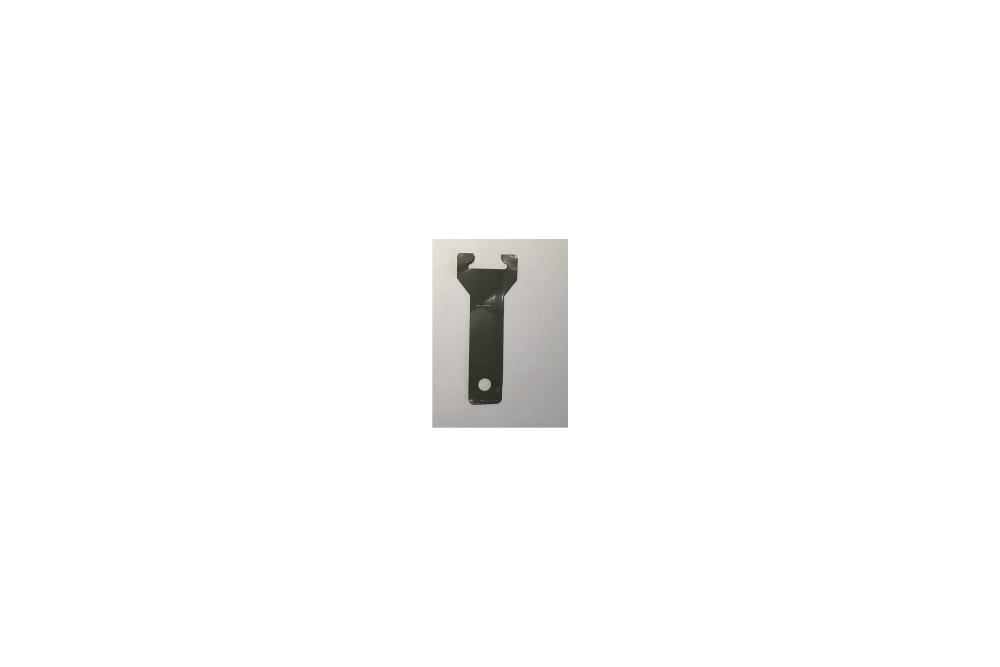
#> input picture imv1.jpg, 3000 x 2000 px (shown at 1/3 size); the run also reads 2 pictures not shown here
$ python gen.py
#> lines starting #> are read from the running program, lines starting #| are printed output that depends on the picture; after the words box and inside, x2 and y2 are one past the last pixel; in counts of white or black regions, pixels touching at a corner belong together
import random
import numpy as np
import cv2 as cv
import os
from labelme import utils
from tqdm import tqdm
import yaml
import PIL


def gen_background(w, h):
    img = np.zeros([h, w, 3], np.uint8) + 255
    return img


def point_transform(point, M):
    px = M[0][0] * point[0] + M[0][1] * point[1] + M[0][2]
    py = M[1][0] * point[0] + M[1][1] * point[1] + M[1][2]
    return [int(px), int(py)]


def target_rotate(ftimg, rotate, scale, pts):
    h, w, _ = ftimg.shape
    matRotate = cv.getRotationMatrix2D((h * 0.5, w * 0.5), rotate, scale)
    dst = cv.warpAffine(ftimg, matRotate, (4000, 4000))
    # cv.imshow("backimage", dst)
    # cv.waitKey(0)
    pts_t = []
    for point in pts:
        dst_point = point_transform(point, matRotate)
        pts_t.append(dst_point)
    return dst, pts_t


def Gen_Cheese_Datas(bgimg, ftimg, pts, location, rotate, scale):
    deltax = location[0]
    deltay = location[1]
    ftimg, dst_points = target_rotate(ftimg, rotate, scale, pts)

    poi_min = np.min(dst_points, 0) - 5
    poi_max = np.max(dst_points, 0) + 5
    for j in range(len(dst_points)):
        dst_points[j][0] = dst_points[j][0] - poi_min[0]
        dst_points[j][1] = dst_points[j][1] - poi_min[1]
    ftimg = ftimg[poi_min[1]:poi_max[1], poi_min[0]:poi_max[0]]
    # cv.imshow("backimage", ftimg)
    # cv.waitKey(0)
    rows, cols = ftimg.shape[:2]
    if (bgimg.shape[:2][0] > (rows + deltax)) & (bgimg.shape[:2][1] > (cols + deltay)):
        roi = bgimg[deltax:rows + deltax, deltay:cols + deltay]

        mask = np.zeros(ftimg.shape[:2], np.uint8)
        pts = np.array(dst_points, np.int32)
        mask = cv.polylines(mask, [pts], True, (255, 255, 255))
        mask = cv.fillPoly(mask, [pts], (255, 255, 255))
        notmask = cv.bitwise_not(mask)
        # print(np.shape(roi),np.shape(notmask))
        # cv.imshow("backimage", notmask)
        # cv.waitKey(0)
        backimage = cv.bitwise_and(roi, roi, mask=notmask)
        frontpic = cv.bitwise_and(ftimg, ftimg, mask=mask)

        result = cv.add(backimage, frontpic)

        resultimg = bgimg.copy()
        resultimg[deltax:rows + deltax, deltay:cols + deltay] = result
        for i in range(len(dst_points)):
            dst_points[i][0] = dst_points[i][0] + location[1]
            dst_points[i][1] = dst_points[i][1] + location[0]
        return resultimg, dst_points
    else:
        return bgimg, None


def save_label_info(img, name, dir_label, dir_info, dir_vis, shape_):
    label_name_to_value = {'_background_': 0, "1": 1, "2": 2, "3": 3}
    # [8 lines of commented-out code are left out]
    label_values, label_names = [], []
    for ln, lv in sorted(label_name_to_value.items(), key=lambda x: x[1]):
        # print(ln,lv)
        label_values.append(lv)
        label_names.append(ln)
    assert label_values == list(range(len(label_values)))

    lbl = utils.shapes_to_label(img.shape, shape_, label_name_to_value)  # 'instance'
    # print(ins)

    captions = ['{}: {}'.format(lv, ln)
                for ln, lv in label_name_to_value.items()]
    lbl_viz = utils.draw_label(lbl, img, captions)

    # ins_viz=utils.draw_label(lbl, img, captions)
    # PIL.Image.fromarray(img).save('img.png')
    # PIL.Image.fromarray(lbl).save(osp.join(out_dir, 'label.png'))
    utils.lblsave(dir_label + name + '.png', lbl)
    PIL.Image.fromarray(lbl_viz).save(dir_vis + name + '.png')

    # [5 lines of commented-out code are left out]
    info = dict(label_names=label_names)
    with open(dir_info + name + '.yaml', 'w') as f:
        yaml.safe_dump(info, f, default_flow_style=False)


if __name__ == '__main__':
    path="PM1"
    if not os.path.exists(path):
        os.mkdir(path)
    out_dir_img = path+"/img/"
    out_dir_label = path+"/label/"
    out_dir_info = path+"/info/"
    out_dir_vis = path+"/vis/"
    label_name = ["1", "2", "3"]
    if not os.path.exists(out_dir_img):
        os.mkdir(out_dir_img)
    if not os.path.exists(out_dir_label):
        os.mkdir(out_dir_label)
    if not os.path.exists(out_dir_info):
        os.mkdir(out_dir_info)
    if not os.path.exists(out_dir_vis):
        os.mkdir(out_dir_vis)
    # root="data/" #保存目录

    pts1 = [[1371, 766], [1370, 834], [1410, 883], [1404, 1202], [1411, 1210],
            [1421, 1214], [1498, 1211], [1505, 1202], [1508, 1147], [1510, 889],
            [1551, 840], [1552, 773], [1547, 763], [1502, 763], [1502, 777], [1510, 787],
            [1518, 792], [1521, 796], [1520, 802], [1513, 806], [1414, 804], [1406, 803],
            [1403, 797], [1403, 788], [1413, 783], [1420, 775], [1422, 767], [1422, 759],
            [1380, 758]] # target在原图片中的轮廓点
    pts2 = [[1371, 766], [1370, 834], [1410, 883], [1404, 1202], [1411, 1210],
            [1421, 1214], [1498, 1211], [1505, 1202], [1508, 1147], [1510, 889],
            [1551, 840], [1552, 773], [1547, 763], [1502, 763], [1502, 777], [1510, 787],
            [1518, 792], [1521, 796], [1520, 802], [1513, 806], [1414, 804], [1406, 803],
            [1403, 797], [1403, 788], [1413, 783], [1420, 775], [1422, 767], [1422, 759],
            [1380, 758]] # target在原图片中的轮廓点
    pts3 = [[1371, 766], [1370, 834], [1410, 883], [1404, 1202], [1411, 1210],
            [1421, 1214], [1498, 1211], [1505, 1202], [1508, 1147], [1510, 889],
            [1551, 840], [1552, 773], [1547, 763], [1502, 763], [1502, 777], [1510, 787],
            [1518, 792], [1521, 796], [1520, 802], [1513, 806], [1414, 804], [1406, 803],
            [1403, 797], [1403, 788], [1413, 783], [1420, 775], [1422, 767], [1422, 759],
            [1380, 758]] # target在原图片中的轮廓点

    frontimg1 = cv.imread('imv1.jpg')  # target原图片
#> frontimg1 is the input picture: shape (2000, 3000, 3); mean B, G, R 251.1, 251.3, 251.4
    frontimg2 = cv.imread("imv2.jpg")
    frontimg3 = cv.imread("imv3.jpg")
    pts = [pts1, pts2, pts3]
    frontimgs = [frontimg1, frontimg2, frontimg3]
    for i in tqdm(range(50)):  # 生成图片(生成失败的跳过)
        # Time=time.strftime('%Y-%m-%d-%H-%M-%S')
        Time = '%06d' % i
        bgimg = cv.imread('bg_whaite.jpg')  # 背景图片
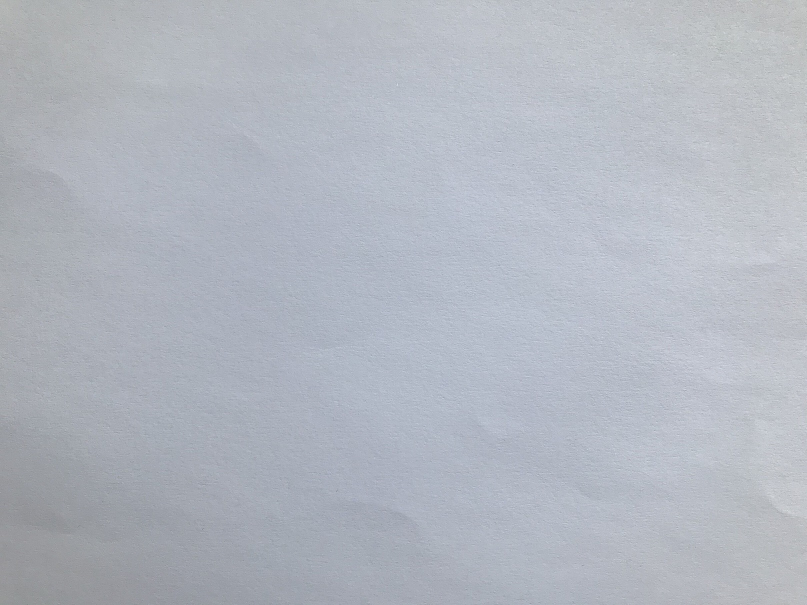
#> input picture bg_whaite.jpg, 1613 x 1210 px (shown at 1/2 size)
#> bgimg is the input picture: shape (1210, 1613, 3); mean B, G, R 192.2, 182.9, 177.9
        h, w, _ = bgimg.shape
#> h = 1210; w = 1613
        ran_tar_nums = random.randrange(1, 5)  # 随机生成目标数
        nums = 0
        shapes = []
        for j in range(ran_tar_nums):
            ran_x = random.randrange(0, h)
            ran_y = random.randrange(0, w)
            ran_id = random.randrange(0, 3)
            ran_rotate = random.randrange(0, 360)
            # [4 lines of commented-out code are left out]
            bgimg, dst = Gen_Cheese_Datas(bgimg, frontimgs[ran_id], pts[ran_id], (ran_x, ran_y), ran_rotate,
                                          0.3)  # 生成合成图片
            shape = {}
            if dst != None:

                shape['label'] = label_name[ran_id]
                shape['points'] = dst
                shape['shape_type'] = 'polygon'
                nums += 1
            if shape != {}:
                shapes.append(shape)
#> this loop made 4 passes
#> (poi_min in Gen_Cheese_Datas, poi_max in Gen_Cheese_Datas) on passes 1 to 4: ([1057, 1628], [1207, 1702]), ([1007, 1643], [1155, 1749]), ([1048, 1632], [1199, 1712]), ([905, 1225], [1040, 1355])
#> pass 1, in target_rotate, `dst = cv.warpAffine(ftimg, matRotate, (4000, 4000))`:
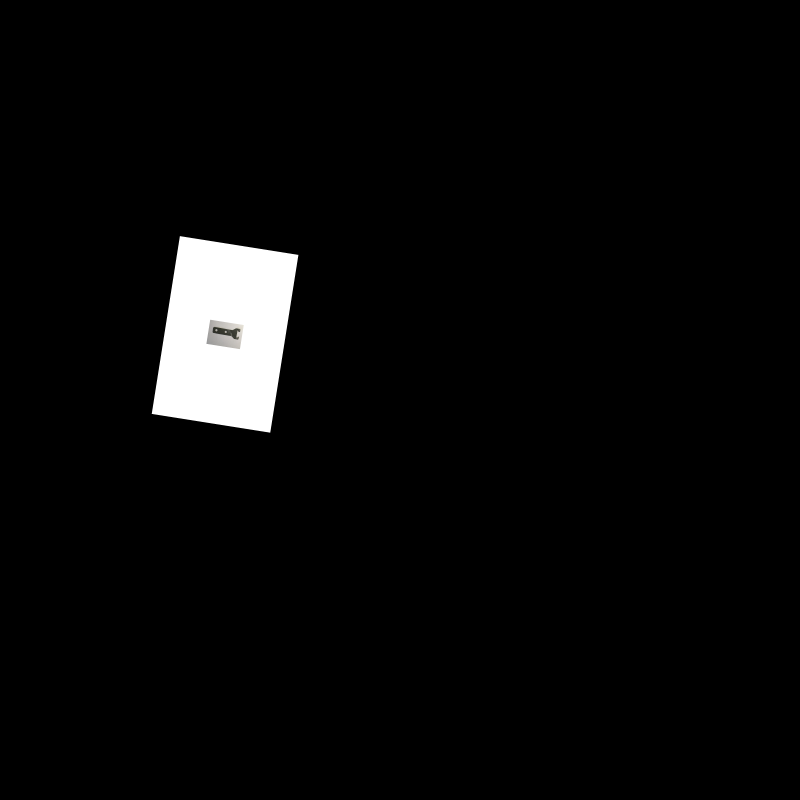
#> dst: shape (4000, 4000, 3) (shown at 1/5 size); mean B, G, R 8.5, 8.5, 8.5
#> pass 1, in Gen_Cheese_Datas, `ftimg = ftimg[poi_min[1]:poi_max[1], poi_min[0]:poi_max[0]]`:
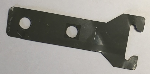
#> ftimg: shape (74, 150, 3); mean B, G, R 134.4, 140.5, 142.2
#> pass 1, in Gen_Cheese_Datas, `roi = bgimg[deltax:rows + deltax, deltay:cols + deltay]`:
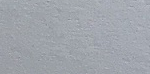
#> roi: shape (74, 150, 3); mean B, G, R 172, 165, 160.6
#> pass 1, in Gen_Cheese_Datas, `mask = cv.polylines(mask, [pts], True, (255, 255, 255))`:
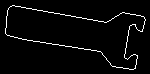
#> mask: shape (74, 150); 3.4% white in thin lines or dots, all inside (x1, y1, x2, y2) = (5, 5, 146, 70)
#> after the loop, nums = 4; shapes = 4 items
        # print(nums,ran_tar_nums)
        if nums != 0:
            cv.imwrite(out_dir_img + Time + ".jpg", bgimg)  # 储存图片
            save_label_info(bgimg, Time, out_dir_label, out_dir_info, out_dir_vis, shapes)  # 储存label,info
#> (the call stopped at in save_label_info, `lbl = utils.shapes_to_label(img.shape, shape_, label_name_to_value)  #..`: labelme is not available in this run)
#> (the run stopped early here; a loop or call above may not have finished)
